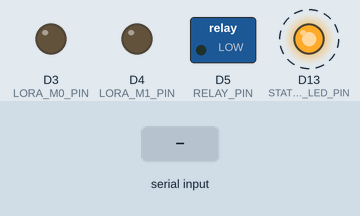
The program below on a simulated Arduino Nano ESP32. On the bench: switched loads named in the program (green lamp = pin HIGH), output pins drawn as LEDs (lit = HIGH). Dashed ring = blinking. The test bench sets the inputs (shaded band).

Above: at 0.87 s.
1.3 s: "H" received over Serial
At 1.5 s:
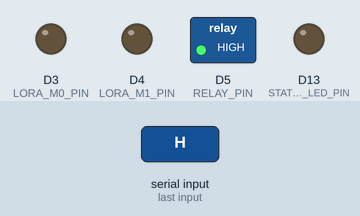
At 2.32 s:
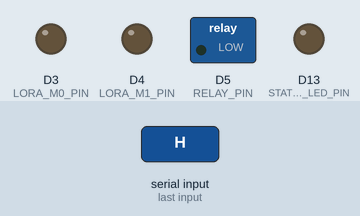
Timing chart, 0 to 10.3 s (numbered marks = the images above; inputs shaded):
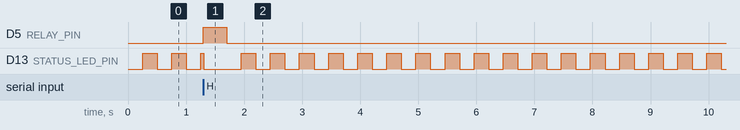

The program:

main.cpp
```cpp
// Primary wireless e-stop firmware -- see platformio.ini for board/upload
// settings and project context. This Nano drives a relay that breaks the
// motor driver's power supply directly (not a logic-level enable/disable
// line), and is electrically isolated from the Pi/ROS 2 stack: its Serial
// RX comes from a UART LoRa transceiver module, not the Pi (that link
// would be bot_safety's ROS 2 watchdog, which is defense-in-depth only --
// never the primary mechanism). The transmitting end is feather_ws's
// remote kill-switch firmware, over its own paired LoRa module -- see
// that project's main.cpp for the counterpart and the shared protocol.
//
// Serial protocol, one line per message from the receiver module:
//   H\n   heartbeat / link OK, no e-stop asserted
//   X\n   e-stop explicitly asserted by the transmitter
//
// Fail-safe deadman logic: the relay is de-energized (motor driver
// disabled) whenever either condition holds:
//   - the most recently received message was X, or
//   - no message has arrived within HEARTBEAT_TIMEOUT_MS (covers wireless
//     signal loss, not just an explicit stop command)
// and it stays de-energized until a clean 'H' heartbeat arrives. Before
// the very first message (e.g. right after power-on), the relay defaults
// to de-energized too, so an unconfigured or dead board fails safe.
//
// The relay is wired energized-to-run, switching the motor driver's power
// supply itself (not a logic-level enable pin): its coil is powered from
// this board, so if the Nano itself loses power, the relay also
// de-energizes and cuts power to the driver -- the fail-safe covers Nano
// death, not just a lost wireless signal while the Nano keeps running.
// Size the relay/contacts for the driver's actual supply voltage/current
// (up to 50V per the rules' onboard voltage limit), not a logic-level load.
//
// BLE (previously used here for board identification/debugging only, no
// role in the e-stop signal path) was removed 2026-09-26 -- it was the
// prime suspect for an intermittent boot hang observed during bring-up,
// and it added risk for zero functional benefit on the safety-critical
// board.

#include <Arduino.h>

// Confirmed wiring, 2026-09-26: relay is on the board's "D5" silkscreen
// pin. Using the symbolic macro, not the raw number -- pins_arduino.h
// maps D5 to GPIO8, not GPIO7 (GPIO7 is actually D4), so the previous
// raw "7" placeholder was wired to the wrong physical pin entirely.
#define RELAY_PIN D5
#define RELAY_ENERGIZED HIGH    // flip to LOW if using an active-low relay module
#define RELAY_DEENERGIZED LOW

// Solid on: relay de-energized because of an explicit 'X' e-stop message.
// Blinking: relay de-energized because no heartbeat has arrived within
// HEARTBEAT_TIMEOUT_MS -- lets you tell "kill switch pressed" apart from
// "LoRa link dropped" at a glance, without needing a serial monitor. Off:
// relay energized, motors live.
#define STATUS_LED_PIN LED_BUILTIN
#define LED_BLINK_INTERVAL_MS 250

// On the Nano ESP32, `Serial` is the native USB-CDC console, not a GPIO
// UART -- the LoRa module is wired to real UART pins instead, via this
// dedicated HardwareSerial. Confirmed wiring, 2026-09-26: the module's
// TXD/RXD go to the board's "RX0"/"TX1" silkscreen pins -- using the
// board variant's own D0/D1 macros rather than raw GPIO numbers, since
// pins_arduino.h defines D0=GPIO44 ("also RX") and D1=GPIO43 ("also TX").
#define LORA_RX_PIN D0 // Nano's "RX0" pin, wired to the E32's TXD
#define LORA_TX_PIN D1 // Nano's "TX1" pin, wired to the E32's RXD
HardwareSerial LoraSerial(0);

// Ebyte E32 module's M0/M1 mode-select pins, wired to GPIO (not tied
// directly to ground) -- confirmed wiring, 2026-09-26. Using the Nano
// ESP32 board variant's own D3/D4 silkscreen macros rather than raw GPIO
// numbers, since those macros are guaranteed to match the physical pin
// the wiring refers to. LOW/LOW selects Normal (transparent
// transmit/receive) mode, matching feather_ws's transmitter.
#define LORA_M0_PIN D3
#define LORA_M1_PIN D4

// Well under the rules' 1s cutoff requirement, to leave margin for relay
// switching time and wireless jitter. Receiver module must send 'H' more
// often than this during normal operation -- feather_ws's transmitter
// reports every 100ms, well inside this margin.
#define HEARTBEAT_TIMEOUT_MS 400

unsigned long lastMessageMillis = 0;
bool everReceivedMessage = false;
bool estopActive = true; // mirrors the relay's current commanded state

unsigned long lastBlinkToggleMillis = 0;
bool blinkLedState = false;

void setRelay(bool active) {
  estopActive = active;
  digitalWrite(RELAY_PIN, active ? RELAY_DEENERGIZED : RELAY_ENERGIZED);
}

// Called every loop() iteration, not just on state changes, so the blink
// stays timed correctly (millis()-based, non-blocking -- no delay() here,
// this can't be allowed to stall the deadman-timing checks in loop()).
void updateStatusLed(bool linkLost, unsigned long now) {
  if (linkLost) {
    if (now - lastBlinkToggleMillis >= LED_BLINK_INTERVAL_MS) {
      lastBlinkToggleMillis = now;
      blinkLedState = !blinkLedState;
      digitalWrite(STATUS_LED_PIN, blinkLedState ? HIGH : LOW);
    }
  } else {
    digitalWrite(STATUS_LED_PIN, estopActive ? HIGH : LOW);
  }
}

void setup() {
  pinMode(RELAY_PIN, OUTPUT);
  pinMode(STATUS_LED_PIN, OUTPUT);
  setRelay(true); // safe default before any message is ever received

  pinMode(LORA_M0_PIN, OUTPUT);
  pinMode(LORA_M1_PIN, OUTPUT);
  digitalWrite(LORA_M0_PIN, LOW);
  digitalWrite(LORA_M1_PIN, LOW);

  // Baud between this Nano and its own LoRa module -- standardized on
  // 9600 (Ebyte E32's factory-default UART rate) to match feather_ws's
  // LORA_BAUD on the transmitting end.
  LoraSerial.begin(9600, SERIAL_8N1, LORA_RX_PIN, LORA_TX_PIN);
}

void loop() {
  unsigned long now = millis();

  while (LoraSerial.available()) {
    char c = LoraSerial.read();
    if (c == 'H') {
      lastMessageMillis = now;
      everReceivedMessage = true;
      setRelay(false);
    } else if (c == 'X') {
      lastMessageMillis = now;
      everReceivedMessage = true;
      setRelay(true);
    }
    // anything else (line terminators, garbage/noise) is ignored
  }

  // Covers both "never received a message" (right after power-on) and a
  // heartbeat that's gone stale -- both are wireless-link-lost cases, not
  // an explicit X, so the LED should blink rather than sit solid-on.
  bool linkLost = !everReceivedMessage || (now - lastMessageMillis > HEARTBEAT_TIMEOUT_MS);
  if (linkLost) {
    setRelay(true); // wireless link dropped (or never established) -- fail safe
  }

  updateStatusLed(linkLost, now);
}
```

Measured:
- after the input at 1.3 s, D5 (RELAY_PIN): LOW → HIGH at once, → LOW 0.40 s later
- by itself, D13 (STATUS_LED_PIN): repeats every 0.50 s: HIGH 0.25 s, LOW 0.25 s
